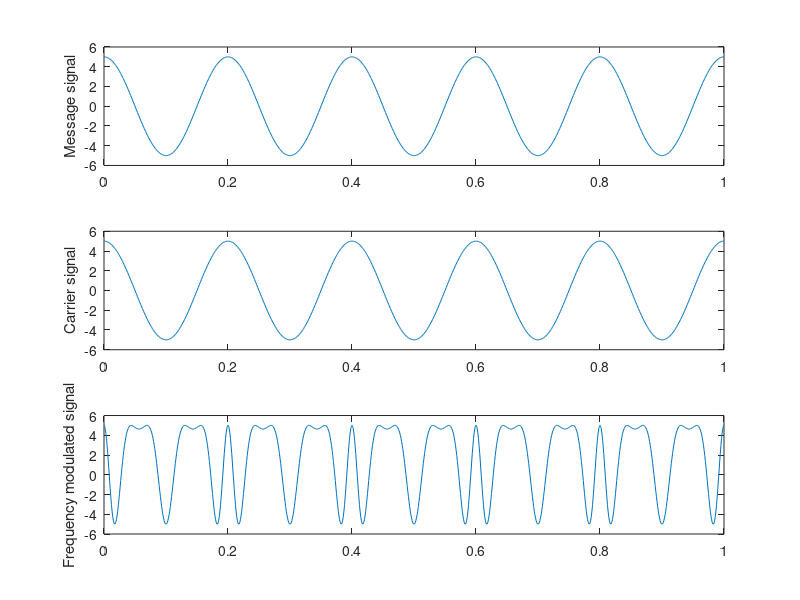

Source code (MATLAB):
clc
close all;
clear all;

t=0:.001:1;

fm = input('Enter the value of frequency of message: ')
Am = input('Enter the value of amplitude of message: ')
ym = Am * cos(2*pi*fm*t)
subplot(3, 1, 1)
plot(t,ym)
ylabel('Message signal')

fc = input('Enter the value of frequency of carrier: ')
Ac = input('Enter the value of amplitude of carrier: ')
yc = Ac * cos(2*pi*fc*t)
subplot(3, 1, 2)
plot(t,yc)
ylabel('Carrier signal')

B = input('Enter modulation index: ')

Fmod = Ac.*cos(2*pi*fc*t + (B.*sin(2*pi*fm*t)))
subplot(3, 1, 3)
plot(t,Fmod)
ylabel('Frequency modulated signal')
